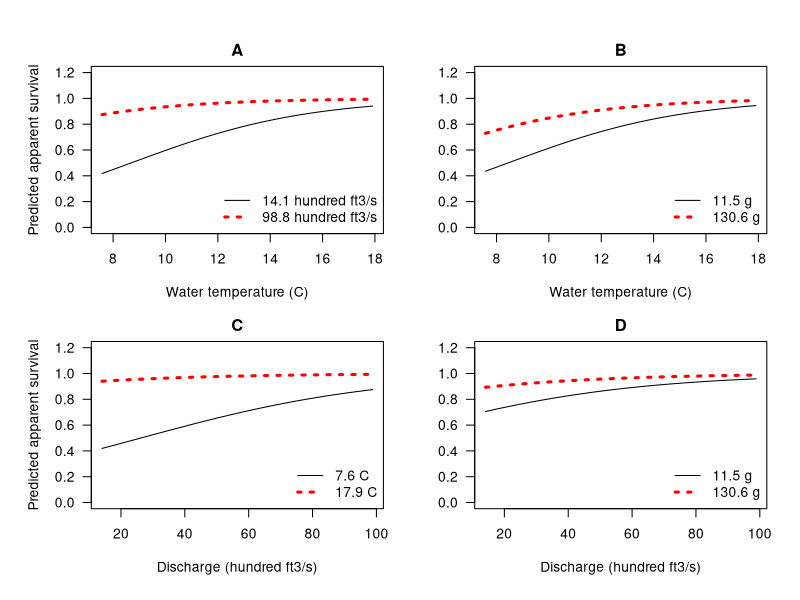

This figure's R source:
# Beeman J, Juhnke S, Stutzer G, Wright K. Effects of Iron Gate Dam discharge and other factors on the survival and migration of 
# juvenile coho salmon in the lower Klamath River, northern California, 2006-09. Open-File Report 2012-1067. US Geological Survey; 2012.
# https://doi.org/10.3133/ofr20121067.

# Code generated with Gemini 3.1 Pro on 6/4/26 by AH Fullerton
# Prompt:
# Write an R script to reproduce the curves shown in Figure 6 of the attached publication. 
# The curves were generated using coefficients in Table 8 for the 'Release to Shasta River' reach.

# Result
# Because apparent survival represents a probability bounded between 0 and 1, the model uses a logit link function. 
# The predicted survival $\phi$ is calculated as:$$\phi = \frac{\exp(LP)}{1 + \exp(LP)}$$
# Where the Linear Predictor ($LP$) for the Release to Shasta River reach is given by:  
# $$LP = -3.3086 + 0.0268(\text{Discharge}) + 0.2987(\text{Temperature}) + 0.0105(\text{Weight})$$
# Discharge is in hundreds of ft³/s.
# Temperature is in °C.
# Weight is the fish weight at tagging in grams.
# To isolate the effect of specific variables in panels A through D, the unvaried covariates are held constant at their mean values 
# for that reach (found in Appendix G): roughly 31.91 g for weight, 12.33 °C for temperature, and 24.82 hundred ft³/s for discharge. 


# Constants from Table 8 Unstandardized Estimates (Release to Shasta River)
b0 <- -3.3086
b_q <- 0.0268
b_t <- 0.2987
b_w <- 0.0105

# Mean values from Appendix G to hold constant when not varied
mean_w <- 31.91  # Mean fish weight (g)
mean_q <- 24.82  # Mean discharge (hundred ft3/s)
mean_t <- 12.33  # Mean water temperature (C)

# Inverse logit function to convert linear predictor to probability
inv_logit <- function(x) {
  exp(x) / (1 + exp(x))
}

# Define ranges based on observed data minimums and maximums
temp_seq <- seq(7.58, 17.91, length.out = 100)
q_seq <- seq(14.1, 98.8, length.out = 100)

# Set up the 2x2 plotting grid
par(mfrow = c(2, 2), mar = c(4.5, 4.5, 2, 1), oma = c(1, 1, 2, 1))

# ---------------------------------------------------------
# Panel A: Temp vs Survival (Discharge varied, Weight constant)
# ---------------------------------------------------------
lp_A1 <- b0 + b_q * 14.1 + b_t * temp_seq + b_w * mean_w
lp_A2 <- b0 + b_q * 98.8 + b_t * temp_seq + b_w * mean_w

plot(temp_seq, inv_logit(lp_A1), type = "l", col = "black", lty = 1,
     ylim = c(0, 1.2), las = 1, xlab = "Water temperature (C)", 
     ylab = "Predicted apparent survival", main = "A")
lines(temp_seq, inv_logit(lp_A2), col = "red", lty = 3, lwd = 3)
legend("bottomright", legend = c("14.1 hundred ft3/s", "98.8 hundred ft3/s"),
       col = c("black", "red"), lty = c(1, 3), lwd = c(1, 3), bty = "n")

# ---------------------------------------------------------
# Panel B: Temp vs Survival (Weight varied, Discharge constant)
# ---------------------------------------------------------
lp_B1 <- b0 + b_q * mean_q + b_t * temp_seq + b_w * 11.5
lp_B2 <- b0 + b_q * mean_q + b_t * temp_seq + b_w * 130.6

plot(temp_seq, inv_logit(lp_B1), type = "l", col = "black", lty = 1,
     ylim = c(0, 1.2), las = 1, xlab = "Water temperature (C)", ylab = "",
     main = "B")
lines(temp_seq, inv_logit(lp_B2), col = "red", lty = 3, lwd = 3)
legend("bottomright", legend = c("11.5 g", "130.6 g"),
       col = c("black", "red"), lty = c(1, 3), lwd = c(1, 3), bty = "n")

# ---------------------------------------------------------
# Panel C: Discharge vs Survival (Temp varied, Weight constant)
# ---------------------------------------------------------
lp_C1 <- b0 + b_q * q_seq + b_t * 7.6 + b_w * mean_w
lp_C2 <- b0 + b_q * q_seq + b_t * 17.9 + b_w * mean_w

plot(q_seq, inv_logit(lp_C1), type = "l", col = "black", lty = 1,
     ylim = c(0, 1.2), las = 1, xlab = "Discharge (hundred ft3/s)", 
     ylab = "Predicted apparent survival", main = "C")
lines(q_seq, inv_logit(lp_C2), col = "red", lty = 3, lwd = 3)
legend("bottomright", legend = c("7.6 C", "17.9 C"),
       col = c("black", "red"), lty = c(1, 3), lwd = c(1, 3), bty = "n")

# ---------------------------------------------------------
# Panel D: Discharge vs Survival (Weight varied, Temp constant)
# ---------------------------------------------------------
lp_D1 <- b0 + b_q * q_seq + b_t * mean_t + b_w * 11.5
lp_D2 <- b0 + b_q * q_seq + b_t * mean_t + b_w * 130.6

plot(q_seq, inv_logit(lp_D1), type = "l", col = "black", lty = 1,
     ylim = c(0, 1.2), las = 1, xlab = "Discharge (hundred ft3/s)", ylab = "",
     main = "D")
lines(q_seq, inv_logit(lp_D2), col = "red", lty = 3, lwd = 3)
legend("bottomright", legend = c("11.5 g", "130.6 g"),
       col = c("black", "red"), lty = c(1, 3), lwd = c(1, 3), bty = "n")
